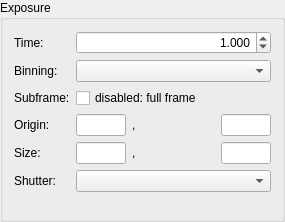
<?xml version="1.0" encoding="UTF-8"?>
<ui version="4.0">
 <class>ExposureWidget</class>
 <widget class="QGroupBox" name="ExposureWidget">
  <property name="geometry">
   <rect>
    <x>0</x>
    <y>0</y>
    <width>285</width>
    <height>222</height>
   </rect>
  </property>
  <property name="windowTitle">
   <string>GroupBox</string>
  </property>
  <property name="title">
   <string>Exposure</string>
  </property>
  <layout class="QFormLayout" name="formLayout">
   <item row="0" column="0">
    <widget class="QLabel" name="timeLabel">
     <property name="text">
      <string>Time:</string>
     </property>
    </widget>
   </item>
   <item row="0" column="1">
    <widget class="QDoubleSpinBox" name="timeSpinBox">
     <property name="minimumSize">
      <size>
       <width>90</width>
       <height>0</height>
      </size>
     </property>
     <property name="alignment">
      <set>Qt::AlignRight|Qt::AlignTrailing|Qt::AlignVCenter</set>
     </property>
     <property name="decimals">
      <number>3</number>
     </property>
     <property name="minimum">
      <double>0.001000000000000</double>
     </property>
     <property name="maximum">
      <double>3600.000000000000000</double>
     </property>
     <property name="singleStep">
      <double>0.001000000000000</double>
     </property>
     <property name="value">
      <double>1.000000000000000</double>
     </property>
    </widget>
   </item>
   <item row="1" column="0">
    <widget class="QLabel" name="binningLabel">
     <property name="text">
      <string>Binning:</string>
     </property>
    </widget>
   </item>
   <item row="1" column="1">
    <widget class="QComboBox" name="binningComboBox"/>
   </item>
   <item row="2" column="0">
    <widget class="QLabel" name="subframeLabel">
     <property name="text">
      <string>Subframe:</string>
     </property>
    </widget>
   </item>
   <item row="2" column="1">
    <widget class="QCheckBox" name="subframeCheckBox">
     <property name="text">
      <string>disabled: full frame</string>
     </property>
    </widget>
   </item>
   <item row="3" column="0">
    <widget class="QLabel" name="originLabel">
     <property name="text">
      <string>Origin:</string>
     </property>
    </widget>
   </item>
   <item row="4" column="0">
    <widget class="QLabel" name="sizeLabel">
     <property name="text">
      <string>Size:</string>
     </property>
    </widget>
   </item>
   <item row="3" column="1">
    <widget class="QWidget" name="originWidget" native="true">
     <property name="minimumSize">
      <size>
       <width>120</width>
       <height>0</height>
      </size>
     </property>
     <layout class="QHBoxLayout" name="horizontalLayout">
      <property name="leftMargin">
       <number>0</number>
      </property>
      <property name="topMargin">
       <number>0</number>
      </property>
      <property name="rightMargin">
       <number>0</number>
      </property>
      <property name="bottomMargin">
       <number>0</number>
      </property>
      <item>
       <widget class="QLineEdit" name="originxField">
        <property name="maximumSize">
         <size>
          <width>50</width>
          <height>16777209</height>
         </size>
        </property>
        <property name="alignment">
         <set>Qt::AlignRight|Qt::AlignTrailing|Qt::AlignVCenter</set>
        </property>
       </widget>
      </item>
      <item>
       <widget class="QLabel" name="originSeparator">
        <property name="text">
         <string>,</string>
        </property>
       </widget>
      </item>
      <item>
       <widget class="QLineEdit" name="originyField">
        <property name="minimumSize">
         <size>
          <width>0</width>
          <height>0</height>
         </size>
        </property>
        <property name="maximumSize">
         <size>
          <width>50</width>
          <height>16777215</height>
         </size>
        </property>
        <property name="alignment">
         <set>Qt::AlignRight|Qt::AlignTrailing|Qt::AlignVCenter</set>
        </property>
       </widget>
      </item>
     </layout>
    </widget>
   </item>
   <item row="4" column="1">
    <widget class="QWidget" name="sizeWidget" native="true">
     <property name="minimumSize">
      <size>
       <width>120</width>
       <height>0</height>
      </size>
     </property>
     <layout class="QHBoxLayout" name="horizontalLayout_2">
      <property name="leftMargin">
       <number>0</number>
      </property>
      <property name="topMargin">
       <number>0</number>
      </property>
      <property name="rightMargin">
       <number>0</number>
      </property>
      <property name="bottomMargin">
       <number>0</number>
      </property>
      <item>
       <widget class="QLineEdit" name="widthField">
        <property name="maximumSize">
         <size>
          <width>50</width>
          <height>16777215</height>
         </size>
        </property>
        <property name="alignment">
         <set>Qt::AlignRight|Qt::AlignTrailing|Qt::AlignVCenter</set>
        </property>
       </widget>
      </item>
      <item>
       <widget class="QLabel" name="sizeSeparator">
        <property name="text">
         <string>,</string>
        </property>
       </widget>
      </item>
      <item>
       <widget class="QLineEdit" name="heightField">
        <property name="maximumSize">
         <size>
          <width>50</width>
          <height>16777215</height>
         </size>
        </property>
        <property name="alignment">
         <set>Qt::AlignRight|Qt::AlignTrailing|Qt::AlignVCenter</set>
        </property>
       </widget>
      </item>
     </layout>
    </widget>
   </item>
   <item row="5" column="0">
    <widget class="QLabel" name="shutterLabel">
     <property name="text">
      <string>Shutter:</string>
     </property>
    </widget>
   </item>
   <item row="5" column="1">
    <widget class="QComboBox" name="shutterComboBox"/>
   </item>
  </layout>
 </widget>
 <resources/>
 <connections>
  <connection>
   <sender>timeSpinBox</sender>
   <signal>valueChanged(double)</signal>
   <receiver>ExposureWidget</receiver>
   <slot>timeChanged(double)</slot>
   <hints>
    <hint type="sourcelabel">
     <x>178</x>
     <y>38</y>
    </hint>
    <hint type="destinationlabel">
     <x>270</x>
     <y>42</y>
    </hint>
   </hints>
  </connection>
  <connection>
   <sender>subframeCheckBox</sender>
   <signal>toggled(bool)</signal>
   <receiver>ExposureWidget</receiver>
   <slot>subframeToggled(bool)</slot>
   <hints>
    <hint type="sourcelabel">
     <x>134</x>
     <y>105</y>
    </hint>
    <hint type="destinationlabel">
     <x>266</x>
     <y>135</y>
    </hint>
   </hints>
  </connection>
 </connections>
 <slots>
  <slot>timeChanged(double)</slot>
  <slot>subframeToggled(bool)</slot>
 </slots>
</ui>
